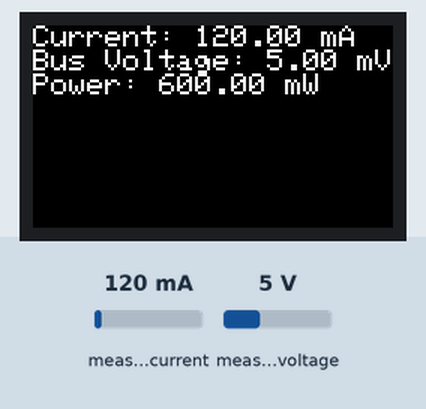
This sketch was run on a simulated ESP32. Shown: 240×135 colour display. The inputs (shaded band) are chosen by the test bench; at power-on: measured current 120 mA, measured voltage 5 V. What the sketch prints to the serial monitor is not drawn.

Above: at 1.3 s.
1.4 s: measured current set to 40 mA
At 2.0 s:
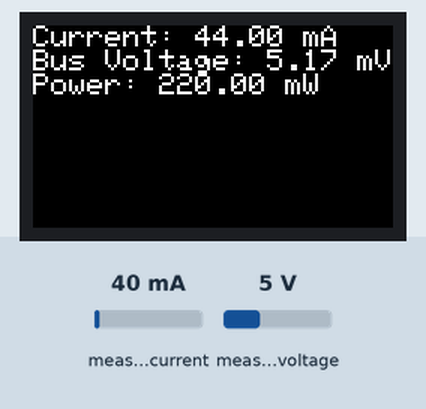
4.3 s: measured voltage set to 0.3 V
At 6.0 s:
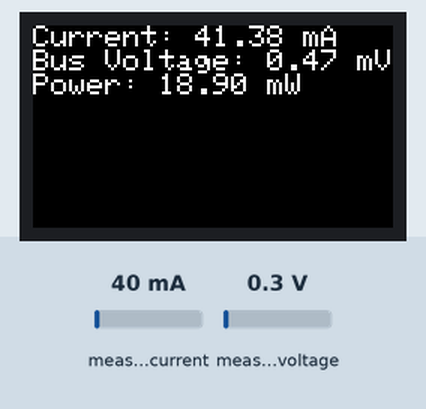
7.3 s: measured current set to 500 mA
At 8.2 s:
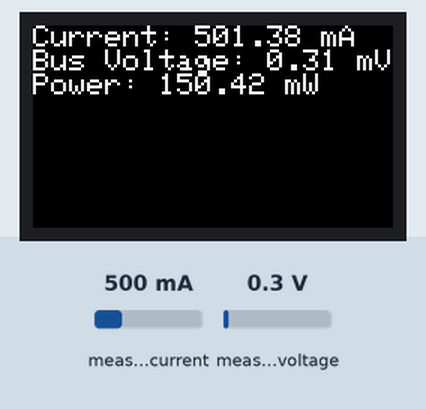
10.3 s: measured voltage set to 3.8 V
At 12.2 s:
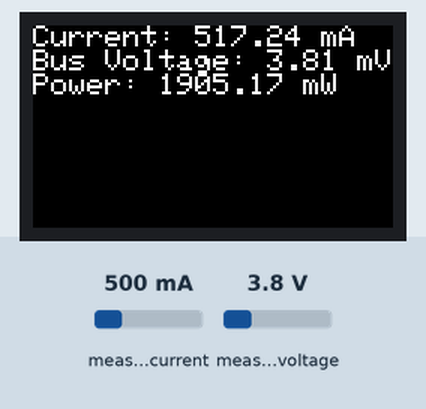
13.3 s: measured current set to 1000 mA
At 18.6 s:
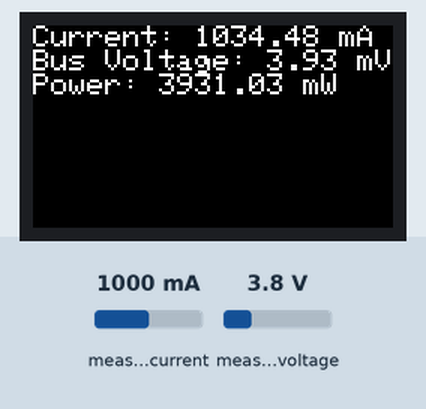
Timing chart, 0 to 19.0 s (numbered marks = the images above; inputs shaded):
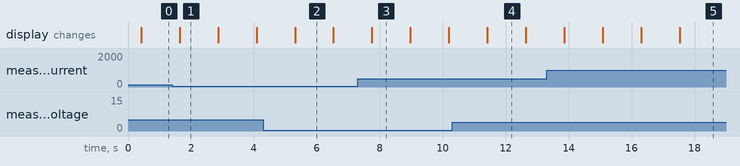

Measured:
- after the input at 4.3 s, the display: changes after 1.0 s (image 2)
- after the input at 10.3 s, the display: changes after 1.1 s (image 4)
- what the display in image 1 shows lasts 1.3 s, from 1.6 s to 2.9 s

The sketch:

powerMeter_ttgo.ino
```cpp
/* Power meter with INA260 sensor and
 *  ttgo esp32 with 1.14 inch lcd
 */

#include <Adafruit_INA219.h>
#include <Wire.h>
#include <SPI.h>

float avgCurrent = 0, avgVoltage = 0, avgPower = 0;
int sampleNum = 30; // number of smaples

#include <TFT_eSPI.h> // for the specific lcd library on ttgo esp32
TFT_eSPI tft = TFT_eSPI();                   // Invoke custom library with default width and height


Adafruit_INA219 ina219 = Adafruit_INA219();

void setup() {
  Serial.begin(115200);
  // Wait until serial port is opened
  while (!Serial) { delay(10); }

  //  Initiate tft module
  tft.begin();
  tft.setRotation(1);

  tft.fillScreen(TFT_BLACK);
  tft.setCursor(0, 0, 1);
  tft.setTextColor(TFT_WHITE,TFT_BLACK);  tft.setTextSize(2);

  Serial.println("Adafruit INA219 Test");
  tft.println("Adafruit INA219 Test");

  if (!ina219.begin()) {
    Serial.println("Couldn't find INA219 chip");
    tft.println("Couldn't find INA219 chip");
    while (1);
  }
  Serial.println("Found INA219 chip");
  tft.println("Found INA219 chip");
}

void loop() {

  for (int i =1; i<=sampleNum; i++){
    avgCurrent = avgCurrent + ina219.getCurrent_mA();
    avgVoltage = avgVoltage + ina219.getBusVoltage_V();
    avgPower = avgPower + ina219.getPower_mW();
  }

   avgCurrent = avgCurrent/sampleNum;
   avgVoltage = avgVoltage/sampleNum;
   avgPower = avgPower/sampleNum;

  Serial.print("Current: ");
//  Serial.print(ina219.readCurrent());
  Serial.print(avgCurrent);
  Serial.println(" mA");

  Serial.print("Bus Voltage: ");
//  Serial.print(ina219.readBusVoltage());
  Serial.print(avgVoltage);
  Serial.println(" mV");

  Serial.print("Power: ");
//  Serial.print(ina219.readPower());
  Serial.print(avgPower);
  Serial.println(" mW");

  Serial.println();

  /* Print on the tft display*/

  tft.fillScreen(TFT_BLACK);
  tft.setCursor(0, 0, 1);
  tft.setTextColor(TFT_WHITE,TFT_BLACK);  tft.setTextSize(2);

  tft.print("Current: ");
//  tft.print(ina219.readCurrent());
  tft.print(avgCurrent);
  tft.println(" mA");

  tft.print("Bus Voltage: ");
//  tft.print(ina219.readBusVoltage());
  tft.print(avgVoltage);
  tft.println(" mV");

  tft.print("Power: ");
//  tft.print(ina219.readPower());
  tft.print(avgPower);
  tft.println(" mW");

  tft.println();


  delay(1000);
}
```
